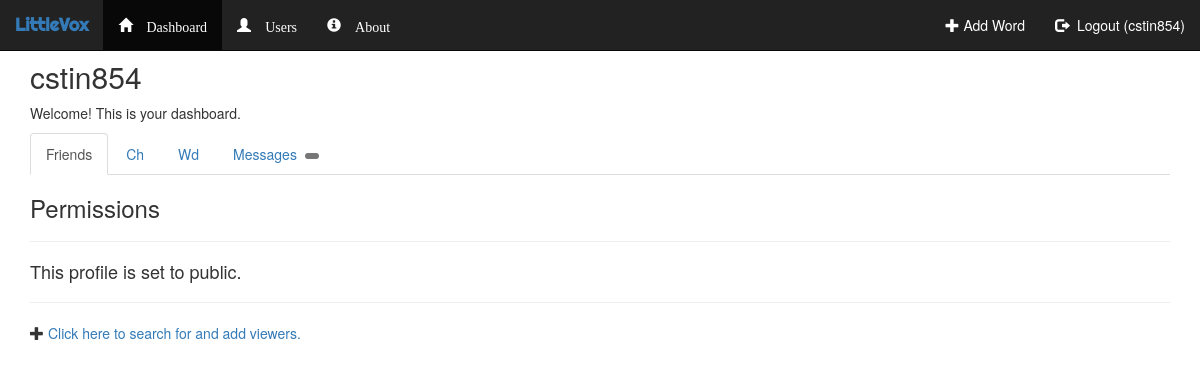
Before: /outline/user/cstin854/ (signed in) with the older database file.
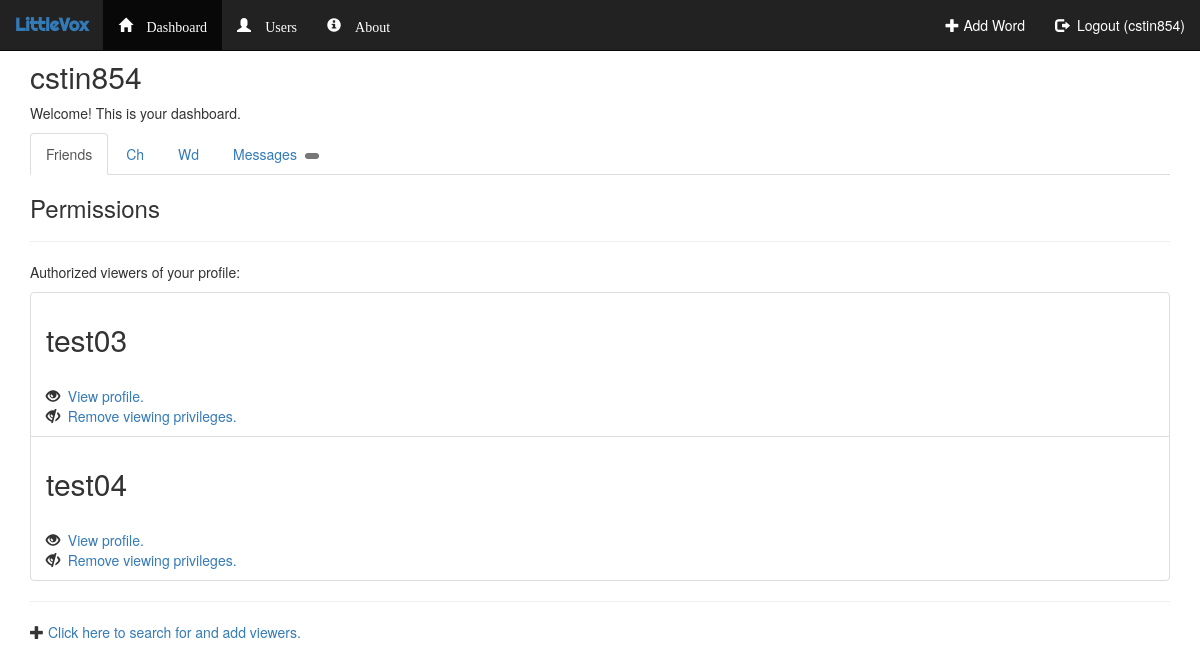
After: the same page with the newer database file.
### outline/models.py (models this page shows, shortened)
class Viewer(models.Model):
    owner = models.ForeignKey(User, on_delete=models.CASCADE)
    viewer = models.CharField(max_length=30)
    is_blocked = models.BooleanField(default=False)

### outline/views.py (the view, shortened to what this page needs)
# urls.py: url(r'^user/(?P<user>[A-Za-z0-9]+)/$', views.user_junk, name='user_junk'),
def user_junk(request, user):
    context = dict()
    if request.POST:
        request.session['error_title'] = "Processing test."
        msg = ''
        for key, val in request.POST.items():
            msg += "Key = " + key + "<br>"
            msg += "------Val = " + val + "<hr>"
        request.session['error_message'] = msg
        return redirect('outline:user_junk', user=request.user.username)
    else:
        try:
            user = User.objects.get(username=user)
        except:
            request.session['error_message'] = "That user does not exist."
            return redirect('outline:users')
        if 'error_message' in request.session:
            context['error_message'] = request.session['error_message']
            del request.session['error_message']
            request.session.modified = True
        if 'error_title' in request.session:
            context['error_title'] = request.session['error_title']
            del request.session['error_title']
            request.session.modified = True
        context['dashboard_active'] = True
        context['user'] = user.username
        if request.user.username == user.username:
            try:
                context['viewer_list'] = list(user.viewer_set.all())
            except:
                context['viewer_list'] = False
            try:
                context['child_list'] = list(user.child_set.all())
            except:
                context['child_list'] = False
            try:
                context['messages'] = list(user.message_set.all())
                context['number_of_messages'] = len(context['messages'])
            except:
                context['messages'] = False
                context['number_of_messages'] = False
            context['dashboard_header'] = "Welcome! This is your dashboard."
            context['is_owner'] = True
            return render(request, 'outline/dashboard.html', context)

### outline/models.py (called while the page is built)
    def __str__(self):
        return self.parent_guardian.username + ' : ' + self.name

    def url_friendly(self):
        val = ''
        for char in self.name:
            if char.lower() in 'qwertyuiopasdfghjklzxcvbnm':
                val += char.lower()
            elif char in '0123456789':
                val += char
        return val

### outline/templates/outline/dashboard.html (shortened to what this page needs)
{% extends 'outline/base.html' %}
{% block body %}
<div class="container">
    <h2>{{ user }}</h2>
    <p>{{ dashboard_header }}</p>
    <ul class="nav nav-tabs">
        <li class="active"><a data-toggle="tab" href="#home">Friends</a></li>
        <li><a data-toggle="tab" href="#menu1">Ch</a></li>
        <li><a data-toggle="tab" href="#menu2">Wd</a></li>
        <li>
            <a data-toggle="tab" href="#messages">
                Messages&nbsp;
                <span class="badge">
                </span>
            </a>
        </li>
    </ul>
    <div class="tab-content">
        <div id="home" class="tab-pane fade in active">
            <h3>Permissions</h3>
            <hr>
            {% include 'outline/snippets/permissions_list.html' %}
        </div>
    </div>
</div>
{% endblock %}

### outline/templates/outline/base.html (shortened to what this page needs)
<!DOCTYPE html>
<html lang="en">
<head>
    <link rel="stylesheet" href="https://maxcdn.bootstrapcdn.com/bootstrap/3.3.7/css/bootstrap.min.css">
    {% load staticfiles %}
</head>
<body>
<nav class="navbar navbar-inverse  navbar-fixed-top">
    <div class="container-fluid">
        <div class="navbar-header">
            <a class="navbar-brand" href="{% url 'outline:index' %}" style="font-family: 'Righteous', serif;
                color: #337AB7;">
                <strong>LittleVox</strong>
            </a>
        </div>
        <div class="collapse navbar-collapse" id="myNavbar">
            <ul class="nav navbar-nav">
                <li class="{% if dashboard_active %}active{% endif %}">
                    <a href="
                            {% if request.user.username %}/outline/user/{{ request.user.username }}/
                            {% else %}{% url 'outline:index' %}
                            {% endif %}" style="color: #FFFFFF;">
                        <span class="glyphicon glyphicon-home" aria-hidden="True">&nbsp;Dashboard</span>
                    </a>
                </li>
                <li class="{% if users_active %}active{% endif %}">
                    <a href="{% url 'outline:users' %}" style="color: #FFFFFF;">
                        <span class="glyphicon glyphicon-user" aria-hidden="True">&nbsp;Users</span>
                    </a>
                </li>
                <li class="{% if about_active %}active{% endif %}">
                    <a href="#" style="color: #FFFFFF;">
                        <span class="glyphicon glyphicon-info-sign" aria-hidden="True">&nbsp;About</span>
                    </a>
                </li>
            </ul>
            <ul class="nav navbar-nav navbar-right">
                <li class="{% if addword_active %}active{% endif %}">
                    <a href="#" style="color: #FFFFFF;"><span class="glyphicon glyphicon-plus"></span>&nbsp;Add Word</a>
                </li>
                {% if request.user.username %}
                <li class="{% if loginout_active %}active{% endif %}">
                    <a href="{% url 'outline:logout' %}" style="color: #FFFFFF;"><span
                            class="glyphicon glyphicon-log-out"></span>
                        &nbsp;Logout ({{ request.user.username }})
                    </a>
                </li>
                {% else %}
                <li class="{% if loginout_active %}active{% endif %}">
                    <a href="{% url 'outline:login' %}" style="color: #FFFFFF;">
                        <span class="glyphicon glyphicon-log-in"></span>&nbsp;Login
                    </a>
                </li>
                {% endif %}
            </ul>
        </div>
    </div>
</nav>
<br><br>
{% block body %}
{% endblock %}
</body>
</html>

### outline/templates/outline/snippets/permissions_list.html
{% if is_owner %}
    {% if viewer_list %}
    <p>Authorized viewers of your profile:</p>
    <ul class="list-group">
        {% for viewer in viewer_list %}
        <li class="list-group-item">
            <h2>{{ viewer.viewer }}</h2>
            <br>
            <span class="glyphicon glyphicon-eye-open"></span>&nbsp;
            <a href="/outline/user/{{ viewer.viewer }}/">View profile.</a>
            <br>
            <span class="glyphicon glyphicon-eye-close"></span>&nbsp;
            <a href="/outline/rm/{{ viewer.viewer }}/">Remove viewing privileges.</a>
        </li>
        {% endfor %}
    </ul>
    {% else %}
    <h4>
        This profile is set to public.
    </h4>
    {% endif %}
    <hr>
    <span class="glyphicon glyphicon-plus"></span>
    <a href="{% url 'outline:users' %}">Click here to search for and add viewers.</a>
{% else %}
    Trying to view someone else's permissons? Well, we had better figure out something to put here....<br>
    Two options<br>
    (1) Are auth viewer -- show some shiz.<br>
(2) Not auth viewer -- request access page. <strong>This should be handled in the view.</strong>
{% endif %}

Changed rows visible on the page:
added Viewer: viewer "test03"
added Viewer: viewer "test04"
Other visible differences:
text no longer shown: "This profile is set to public."
text now shown: "Authorized viewers of your profile:"
